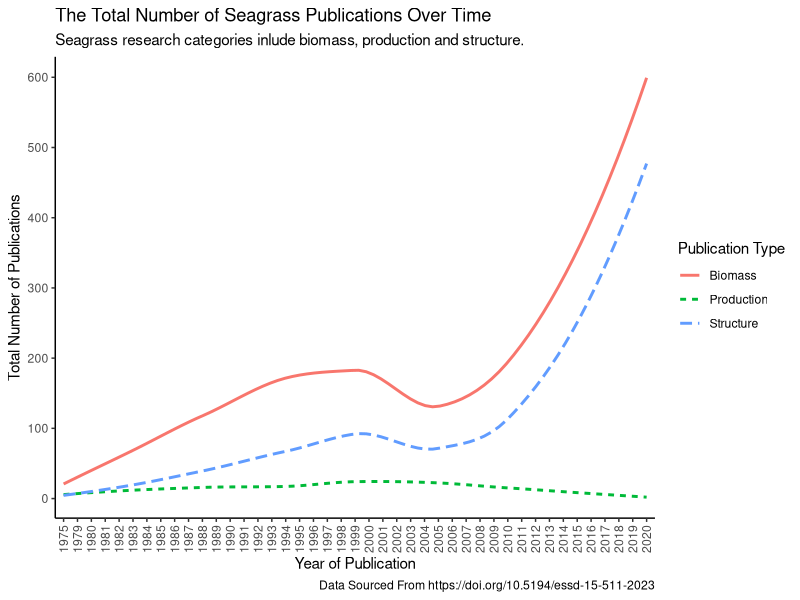
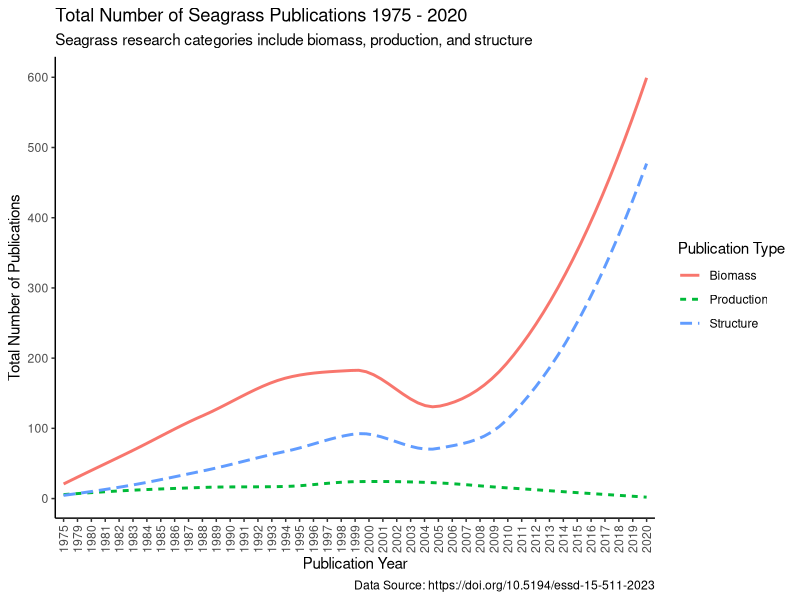

R code for these plots, in order:
## ---- chunk 1
knitr::opts_chunk$set(echo = TRUE)
## ---- chunk 2
library(tidyverse)
## ---- chunk 3
seagrass<-read.csv("../data/SeagrassPubs.csv") # Read in data.
## ---- chunk 4
head(seagrass) # Look at data.
summary(seagrass) # Get summary of data.
glimpse(seagrass) # Look at data
## ---- chunk 5
# Extract author and year from reference column and create new data frame with these two variables separated.
seagrass1 <- seagrass %>% 
  mutate(Author = str_extract(string = Reference, pattern = "(?<=,\\s).+"),
         PubYear = str_extract(string = Reference, pattern = "[0-9]+")) %>% 
  select(Author:PubYear)
# Combine the Column for publication year to the original data frame using cbind function.
Pubyear = seagrass1$PubYear
seagrass2 <- cbind(seagrass, Pubyear) 
## ---- chunk 6
biomass<-seagrass2 %>% # Create new data frame and select which data frame to pull data from.
  group_by(Pubyear) %>% # Group publications by year.
  select(Pubyear, Seagr.biom.above.dm..g.m..2.) %>% # Select which 2 variables we are interested in using to tally.
   drop_na(Seagr.biom.above.dm..g.m..2.) %>% # Remove na values to only count the years with publications.
    tally() # Use tally function to get information on number of publications.
colnames(biomass) <- c("Pubyear", "tally1") # Create new column names.

biomass1<-seagrass2 %>% # Create new data frame and select which data frame to pull data from.
  group_by(Pubyear) %>%  # Group publications by year.
  select(Pubyear, Seagr.biom.below.dm..g.m..2.) %>% # Select which 2 variables we are interested in using to tally.
  drop_na(Seagr.biom.below.dm..g.m..2.) %>% # Remove na values to only count the years with publications.
    tally() # Use tally function to get information on number of publications.
colnames(biomass1) <- c("Pubyear", "tally2") # Create new column names.

biomass2<-seagrass2 %>% # Create new data frame and select which data frame to pull data from.
  group_by(Pubyear) %>%  # Group publications by year.
  select(Pubyear, Seagr.biom.tot.dm..g.m..2.) %>% # Select which 2 variables we are interested in using to tally.
  drop_na(Seagr.biom.tot.dm..g.m..2.) %>% # Remove na values to only count the years with publications.
    tally() # Use tally function to get information on number of publications.
colnames(biomass2) <- c("Pubyear", "tally3") # Create new column names.


# Organise data into one dataframe.

TBmass1 <- biomass %>%
  full_join(biomass1) # Combine tally columns for biomass and biomass1 into one dataframe.


TBmass2 <- TBmass1 %>%
  full_join(biomass2)  # Combine tally columns for TBmass1 and biomass2 into one dataframe. That puts all three tally columns into one dataframe.



TBmass2$tally1<-as.numeric(TBmass2$tally1) # Make tally1 numeric.
TBmass2$tally2<-as.numeric(TBmass2$tally2) # Make tally2 numeric.
TBmass2$tally3<-as.numeric(TBmass2$tally3) # Make tally3 numeric.

TBmass2[is.na(TBmass2)] <- 0 # Make all NA values equal 0

TBmass2$TotalBiomass<-rowSums(TBmass2[ , c("tally1", "tally2", "tally3")]) # Create new variable TotalBiomass that calculates the sum for each row for each publication year.

## ---- chunk 7
Structure1<-seagrass2 %>% # Create new data frame and select which data frame to pull data from.
  group_by(Pubyear) %>% # Group publications by year.
  select(Pubyear, Seagr.cov....) %>% # Select which 2 variables we are interested in using to tally.
   drop_na(Seagr.cov....) %>% # Remove na values to only count the years with publications.
    tally() # Use tally function to get information on number of publications.
colnames(Structure1) <- c("Pubyear", "tally1") # Create new column names.

Structure2<-seagrass2 %>% # Create new data frame and select which data frame to pull data from.
  group_by(Pubyear) %>%  # Group publications by year.
  select(Pubyear, Seagr.shoot.dens....m..2.) %>% # Select which 2 variables we are interested in using to tally.
  drop_na(Seagr.shoot.dens....m..2.) %>% # Remove na values to only count the years with publications.
    tally() # Use tally function to get information on number of publications.
colnames(Structure2) <- c("Pubyear", "tally2") # Create new column names.

Structure3<-seagrass2 %>% # Create new data frame and select which data frame to pull data from.
  group_by(Pubyear) %>%  # Group publications by year.
  select(Pubyear, Seagr.leaf.dens....m..2.) %>% # Select which 2 variables we are interested in using to tally.
  drop_na(Seagr.leaf.dens....m..2.) %>% # Remove na values to only count the years with publications.
    tally() # Use tally function to get information on number of publications.
colnames(Structure3) <- c("Pubyear", "tally3") # Create new column names.



# Organise data into one dataframe.

TStructure1 <- Structure1 %>%
  full_join(Structure2) # Combine tally columns for Structure1 and Structure2 into one dataframe.


TStructure2 <- TStructure1 %>%
  full_join(Structure3)  # Combine tally columns for TStructure1 and Structure3 into one dataframe. That puts all three tally columns into one dataframe.



TStructure2$tally1<-as.numeric(TStructure2$tally1) # Make tally1 numeric.
TStructure2$tally2<-as.numeric(TStructure2$tally2) # Make tally2 numeric.
TStructure2$tally3<-as.numeric(TStructure2$tally3) # Make tally3 numeric.

TStructure2[is.na(TStructure2)] <- 0 # Make all NA values equal 0

TStructure2$TotalStructure<-rowSums(TStructure2[ , c("tally1", "tally2", "tally3")]) # Create new variable TotalBiomass that calculates the sum for each row for each publication year.

## ---- chunk 8
Production1<-seagrass2 %>% #Create new data frame and select which data frame to pull data from.
  group_by(Pubyear) %>% # Group publications by year.
  select(Pubyear, Seagr.prod.above.dm..g.m..2.day.) %>% # Select which 2 variables we are interested in using to tally.
   drop_na(Seagr.prod.above.dm..g.m..2.day.) %>% # Remove na values to only count the years with publications.
    tally() # Use tally function to get information on number of publications.
colnames(Production1) <- c("Pubyear", "tally1") # Create new column names.

Production2<-seagrass2 %>% #Create new data frame and select which data frame to pull data from.
  group_by(Pubyear) %>%  # Group publications by year.
  select(Pubyear, Seagr.prod.below.dm..g.m..2.day.) %>% # Select which 2 variables we are interested in using to tally.
  drop_na(Seagr.prod.below.dm..g.m..2.day.) %>% # Remove na values to only count the years with publications.
    tally() # Use tally function to get information on number of publications.
colnames(Production2) <- c("Pubyear", "tally2") # Create new column names.

Production3<-seagrass2 %>% #Create new data frame and select which data frame to pull data from.
  group_by(Pubyear) %>%  # Group publications by year.
  select(Pubyear, Seagr.prod.total.dm..g.m..2.day.) %>% # Select which 2 variables we are interested in using to tally.
  drop_na(Seagr.prod.total.dm..g.m..2.day.) %>% # Remove na values to only count the years with publications.
    tally() # Use tally function to get information on number of publications.
colnames(Production3) <- c("Pubyear", "tally3") # Create new column names.




# Organise data into one dataframe.

TProduction1 <- Production1 %>%
  full_join(Production2) # Combine tally columns for Structure1 and Structure2 into one dataframe.


TProduction2 <- TProduction1 %>%
  full_join(Production3)  # Combine tally columns for TStructure1 and Structure3 into one dataframe. That puts all three tally columns into one dataframe.



TProduction2$tally1<-as.numeric(TProduction2$tally1) # Make tally1 numeric.
TProduction2$tally2<-as.numeric(TProduction2$tally2) # Make tally2 numeric.
TProduction2$tally3<-as.numeric(TProduction2$tally3) # Make tally3 numeric.

TProduction2[is.na(TProduction2)] <- 0 # Make all NA values equal 0

TProduction2$TotalProduction<-rowSums(TProduction2[ , c("tally1", "tally2", "tally3")]) # Create new variable TotalBiomass that calculates the sum for each row for each publication year.


## ---- chunk 9
# Join data into new data frame df_new using left join function. Join TBmass2 and Tstructure2 joining using Pubyear.
df_new <- 
  left_join(TBmass2, TStructure2, by = 'Pubyear') %>% 
  mutate(Pubyear = replace_na(Pubyear, 0)) # Replace na values with 0.

# Join data into new data frame df_new2 using left join function. Join df_new and TProduction2 joining using Pubyear.
df_new2 <- 
  left_join(df_new, TProduction2, by = 'Pubyear') %>% 
  mutate(Pubyear = replace_na(Pubyear, 0)) # Replace na values with 0.

summary(df_new2) # Look at new dataframe.


# Remove unwanted variables.
df_new2 <- subset(df_new2, select = -(tally1))
df_new2 <- subset(df_new2, select = -(tally2))
df_new2 <- subset(df_new2, select = -(tally3))
df_new2 <- subset(df_new2, select = -(tally1.x))
df_new2 <- subset(df_new2, select = -(tally1.y))
df_new2 <- subset(df_new2, select = -(tally2.x))
df_new2 <- subset(df_new2, select = -(tally2.y))
df_new2 <- subset(df_new2, select = -(tally3.x))
df_new2 <- subset(df_new2, select = -(tally3.y))

TotalData <- df_new2 # Create new dataframe called TotalData using data in df_new2
TotalData[is.na(TotalData)] <- 0 # Make all NA values equal 0
TotalData <- filter(TotalData, !Pubyear %in% c(2030, 2031, 2032, 2033)) # Remove years 2030, 2031, 2032 and 2033 from Total Data.
TotalData # Look at TotalData.

summary(TotalData) # Get summary of data.

## ---- chunk 10
FinalData <- TotalData |> 
  pivot_longer( # Pivot longer is used to lengthen and reshape dataframe.
    cols = TotalBiomass:TotalProduction, # This line of code is telling which columns need to be reorganised, using the : we tell R that all columns between and including TotalBiomass and TotalProduction are being reshaped.
    names_to = "PublicationType", # This tells R that the reshaped columns will be organised under the new column called PublicationType.
    values_to = "value" # This function tells R that we want to create a new column called value for the data that was stored in the cells of the original columns.
  )
## ---- chunk 11
ggplot(FinalData, aes(x = Pubyear, y = value, group = PublicationType, linetype = PublicationType, colour = PublicationType)) + # Create mapping aesthetics.
  geom_smooth(se=F) + # Create smooth plot and remove the confidence interval ribbons.
  theme_classic() + # Use classic theme aesthetics.
  labs(
    title = "The Total Number of Seagrass Publications Over Time", # Label title.
    subtitle = "Seagrass research categories inlude biomass, production and structure.", # Create a subtitle.
    x = "Year of Publication", y = "Total Number of Publications", # Create axes labels.
     linetype = "Publication Type", color = "Publication Type",  # Adjust legend title. 
    caption = "Data Sourced From https://doi.org/10.5194/essd-15-511-2023" # Create caption title.
  ) + 
    scale_colour_discrete(labels = c("Biomass", "Production", "Structure")) + # Adjust the labels used for colour legend.
  scale_linetype_discrete(labels = c("Biomass", "Production", "Structure")) + # Adjust the labels used for linetype legend.
  scale_y_continuous(breaks = seq(0, 700, by = 100)) + # Adjust y axis scale.
  theme(axis.text.x = element_text(angle = 90, vjust = 0.5, hjust=1)) # Change the angle of x axis labels.

#ggsave("Seagrass_plot.pdf") # Save plot as a pdf.

## ---- chunk 12
TotalData %>%
  pivot_longer(cols = -Pubyear) %>%
  ggplot(aes(x = Pubyear, y = value, group = name, linetype = name, color = name)) +
  geom_smooth(se=F) + # Create smooth plot and remove the confidence interval ribbons
  theme_classic() +
  labs(
    title = "Total Number of Seagrass Publications 1975 - 2020",
    subtitle = "Seagrass research categories include biomass, production, and structure",
    caption = "Data Source: https://doi.org/10.5194/essd-15-511-2023",
    x = "Publication Year", y = "Total Number of Publications",
    linetype = "Publication Type", color = "Publication Type"
  ) +
  scale_color_discrete(labels = c("Biomass", "Production", "Structure")) +
  scale_linetype_discrete(labels = c("Biomass", "Production", "Structure")) +
   scale_y_continuous(breaks = seq(0, 700, by = 100)) +
  theme(axis.text.x = element_text(angle = 90, vjust = 0.5, hjust=1))

# ggsave("Seagrass_plot_Ivy.pdf")
